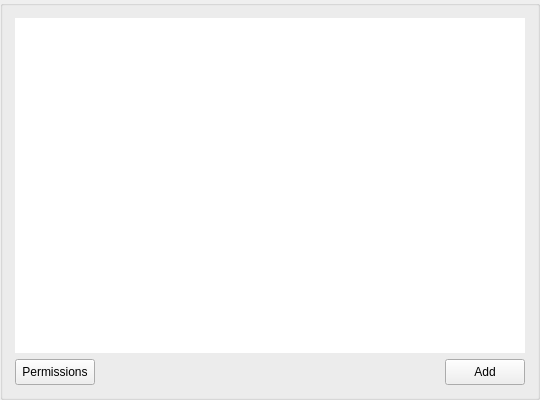
<?xml version="1.0" encoding="UTF-8"?>
<ui version="4.0">
 <class>RemoteItemUi</class>
 <widget class="QWidget" name="RemoteItemUi">
  <property name="geometry">
   <rect>
    <x>0</x>
    <y>0</y>
    <width>540</width>
    <height>400</height>
   </rect>
  </property>
  <property name="windowTitle">
   <string/>
  </property>
  <property name="styleSheet">
   <string notr="true">#wControlButtons
{
background-color: transparent;
}</string>
  </property>
  <layout class="QVBoxLayout" name="verticalLayout">
   <property name="spacing">
    <number>0</number>
   </property>
   <property name="leftMargin">
    <number>0</number>
   </property>
   <property name="topMargin">
    <number>0</number>
   </property>
   <property name="rightMargin">
    <number>0</number>
   </property>
   <property name="bottomMargin">
    <number>0</number>
   </property>
   <item>
    <widget class="QGroupBox" name="groupBox">
     <property name="title">
      <string notr="true"/>
     </property>
     <property name="type" stdset="0">
      <string notr="true">mega</string>
     </property>
     <layout class="QVBoxLayout" name="tableLayout">
      <property name="spacing">
       <number>6</number>
      </property>
      <property name="leftMargin">
       <number>12</number>
      </property>
      <property name="topMargin">
       <number>12</number>
      </property>
      <property name="rightMargin">
       <number>12</number>
      </property>
      <property name="bottomMargin">
       <number>12</number>
      </property>
      <item>
       <widget class="QTableView" name="tableView">
        <property name="styleSheet">
         <string notr="true"/>
        </property>
        <property name="frameShape">
         <enum>QFrame::NoFrame</enum>
        </property>
        <property name="editTriggers">
         <set>QAbstractItemView::AllEditTriggers</set>
        </property>
        <property name="alternatingRowColors">
         <bool>false</bool>
        </property>
        <property name="selectionMode">
         <enum>QAbstractItemView::SingleSelection</enum>
        </property>
        <property name="selectionBehavior">
         <enum>QAbstractItemView::SelectRows</enum>
        </property>
        <property name="textElideMode">
         <enum>Qt::ElideMiddle</enum>
        </property>
        <property name="showGrid">
         <bool>false</bool>
        </property>
        <property name="sortingEnabled">
         <bool>true</bool>
        </property>
        <property name="cornerButtonEnabled">
         <bool>false</bool>
        </property>
        <attribute name="horizontalHeaderDefaultSectionSize">
         <number>60</number>
        </attribute>
        <attribute name="horizontalHeaderHighlightSections">
         <bool>false</bool>
        </attribute>
        <attribute name="verticalHeaderVisible">
         <bool>false</bool>
        </attribute>
        <attribute name="verticalHeaderMinimumSectionSize">
         <number>24</number>
        </attribute>
        <attribute name="verticalHeaderDefaultSectionSize">
         <number>24</number>
        </attribute>
       </widget>
      </item>
      <item>
       <widget class="QWidget" name="wControlButtons" native="true">
        <layout class="QHBoxLayout" name="horizontalLayout_6">
         <property name="spacing">
          <number>8</number>
         </property>
         <property name="leftMargin">
          <number>0</number>
         </property>
         <property name="topMargin">
          <number>0</number>
         </property>
         <property name="rightMargin">
          <number>0</number>
         </property>
         <property name="bottomMargin">
          <number>0</number>
         </property>
         <item>
          <widget class="QPushButton" name="bPermissions">
           <property name="minimumSize">
            <size>
             <width>0</width>
             <height>26</height>
            </size>
           </property>
           <property name="maximumSize">
            <size>
             <width>16777215</width>
             <height>26</height>
            </size>
           </property>
           <property name="cursor">
            <cursorShape>PointingHandCursor</cursorShape>
           </property>
           <property name="text">
            <string>Permissions</string>
           </property>
           <property name="autoDefault">
            <bool>false</bool>
           </property>
           <property name="type" stdset="0">
            <string notr="true">outline</string>
           </property>
           <property name="dimension" stdset="0">
            <string notr="true">small</string>
           </property>
          </widget>
         </item>
         <item>
          <spacer name="hSpacer">
           <property name="orientation">
            <enum>Qt::Horizontal</enum>
           </property>
           <property name="sizeHint" stdset="0">
            <size>
             <width>40</width>
             <height>20</height>
            </size>
           </property>
          </spacer>
         </item>
         <item>
          <widget class="TokenizableButton" name="bAdd">
           <property name="minimumSize">
            <size>
             <width>0</width>
             <height>26</height>
            </size>
           </property>
           <property name="maximumSize">
            <size>
             <width>16777215</width>
             <height>26</height>
            </size>
           </property>
           <property name="cursor">
            <cursorShape>PointingHandCursor</cursorShape>
           </property>
           <property name="focusPolicy">
            <enum>Qt::StrongFocus</enum>
           </property>
           <property name="text">
            <string>Add</string>
           </property>
           <property name="icon">
            <iconset resource="../Resources_common.qrc">
             <normaloff>:/images/plus.svg</normaloff>:/images/plus.svg</iconset>
           </property>
           <property name="autoDefault">
            <bool>false</bool>
           </property>
           <property name="type" stdset="0">
            <string notr="true">primary</string>
           </property>
           <property name="dimension" stdset="0">
            <string notr="true">small</string>
           </property>
          </widget>
         </item>
        </layout>
       </widget>
      </item>
     </layout>
    </widget>
   </item>
  </layout>
 </widget>
 <customwidgets>
  <customwidget>
   <class>TokenizableButton</class>
   <extends>QPushButton</extends>
   <header>tokenizer/TokenizableItems/TokenizableButtons.h</header>
  </customwidget>
 </customwidgets>
 <resources>
  <include location="../Resources_common.qrc"/>
 </resources>
 <connections/>
</ui>
